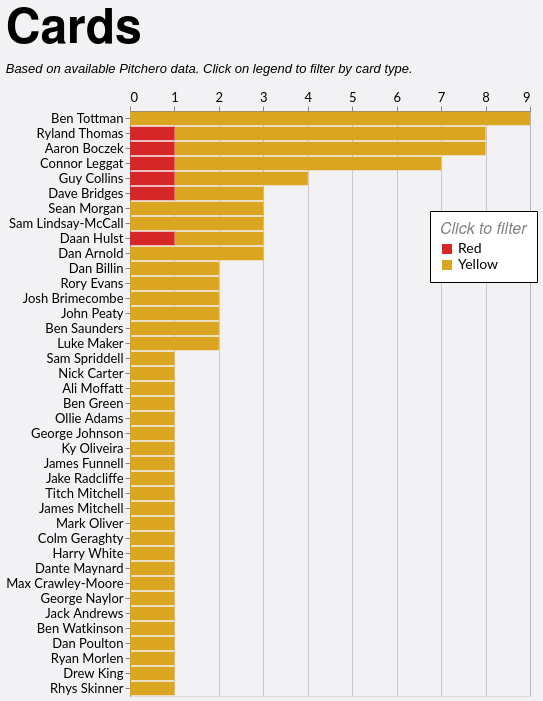

Write the Vega-Lite specification saved for this chart.
### Vega-Lite specification from a JSON file in a GitHub repository (floating-point values rounded to 4 significant figures)
{"config": {"axis": {"labelFont": "Lato, sans-serif", "titleFont": "PT Sans Narrow, Helvetica Neue, Helvetica, Arial, sans-serif", "labelFontSize": 13, "titleFontSize": 24, "gridColor": "#202947", "gridOpacity": 0.2}, "header": {"labelFont": "PT Sans Narrow, Helvetica Neue, Helvetica, Arial, sans-serif", "titleFont": "PT Sans Narrow, Helvetica Neue, Helvetica, Arial, sans-serif", "labelFontSize": 24, "titleFontSize": 28, "labelFontWeight": "bold", "orient": "left"}, "legend": {"labelFont": "Lato, sans-serif", "titleFont": "PT Sans Narrow, Helvetica Neue, Helvetica, Arial, sans-serif", "labelFontSize": 14, "titleFontSize": 16, "titlePadding": 5, "fillColor": "white", "strokeColor": "black", "padding": 10, "titleFontWeight": "lighter", "titleFontStyle": "italic", "titleColor": "gray", "offset": 10}, "title": {"font": "PT Sans Narrow, Helvetica Neue, Helvetica, Arial, sans-serif", "fontSize": 48, "fontWeight": "bold", "anchor": "start", "align": "center", "titlePadding": 20, "subtitlePadding": 10, "subtitleFontSize": 13, "subtitleColor": "", "subtitleFontStyle": "italic", "offset": 15, "color": "black"}, "axisX": {"labelAngle": 0}, "facet": {"title": null, "header": null, "align": {"row": "each", "column": "each"}}, "resolve": {"scale": {"y": "independent", "facet": "independent"}}, "background": "#f2f1f4"}, "data": {"name": "data-599d343f5e2c20fb7b5df59362a0dabd"}, "mark": {"type": "bar"}, "encoding": {"color": {"field": "event", "legend": {"legendX": 300, "legendY": 100, "orient": "none", "title": "Click to filter"}, "scale": {"domain": ["Red", "Yellow"], "range": ["#d62728", "goldenrod"]}, "type": "nominal"}, "tooltip": [{"field": "player", "title": "Player", "type": "nominal"}, {"field": "event", "title": "Card Type", "type": "nominal"}, {"aggregate": "sum", "field": "count", "title": "Cards", "type": "quantitative"}, {"aggregate": "sum", "field": "A", "title": "Games", "type": "quantitative"}], "x": {"aggregate": "sum", "axis": {"format": "d", "orient": "top", "title": null}, "field": "count", "type": "quantitative"}, "y": {"field": "player", "sort": "-x", "title": null, "type": "nominal"}}, "height": {"step": 15}, "title": {"text": "Cards", "subtitle": "Based on available Pitchero data. Click on legend to filter by card type."}, "width": 400, "$schema": "https://vega.github.io/schema/vega-lite/v5.20.1.json", "datasets": {"data-599d343f5e2c20fb7b5df59362a0dabd": [{"player": "Sam Spriddell", "season": "2023/24", "squad": "1st", "player_join": "S Spriddell", "A": 11, "event": "Yellow", "count": 1}, {"player": "Dan Billin", "season": "2023/24", "squad": "1st", "player_join": "D Billin", "A": 20, "event": "Yellow", "count": 2}, {"player": "Nick Carter", "season": "2021/22", "squad": "1st", "player_join": "N Carter", "A": 4, "event": "Yellow", "count": 1}, {"player": "Ali Moffatt", "season": "2025/26", "squad": "1st", "player_join": "A Moffatt", "A": 4, "event": "Yellow", "count": 1}, {"player": "Ben Green", "season": "2024/25", "squad": "2nd", "player_join": "B Green", "A": 13, "event": "Yellow", "count": 1}, {"player": "Dave Bridges", "season": "2023/24", "squad": "1st", "player_join": "D Bridges", "A": 17, "event": "Yellow", "count": 1}, {"player": "Dave Bridges", "season": "2022/23", "squad": "1st", "player_join": "D Bridges", "A": 15, "event": "Yellow", "count": 1}, {"player": "Dave Bridges", "season": "2023/24", "squad": "1st", "player_join": "D Bridges", "A": 17, "event": "Red", "count": 1}, {"player": "Ollie Adams", "season": "2023/24", "squad": "2nd", "player_join": "O Adams", "A": 1, "event": "Yellow", "count": 1}, {"player": "Connor Leggat", "season": "2024/25", "squad": "1st", "player_join": "C Leggat", "A": 11, "event": "Yellow", "count": 3}, {"player": "Ryland Thomas", "season": "2022/23", "squad": "2nd", "player_join": "R Thomas", "A": 4, "event": "Yellow", "count": 1}, {"player": "Connor Leggat", "season": "2022/23", "squad": "1st", "player_join": "C Leggat", "A": 9, "event": "Yellow", "count": 1}, {"player": "Ryland Thomas", "season": "2024/25", "squad": "1st", "player_join": "R Thomas", "A": 18, "event": "Yellow", "count": 1}, {"player": "Connor Leggat", "season": "2019/20", "squad": "1st", "player_join": "C Leggat", "A": 11, "event": "Yellow", "count": 1}, {"player": "Ryland Thomas", "season": "2024/25", "squad": "1st", "player_join": "R Thomas", "A": 18, "event": "Red", "count": 1}, {"player": "Connor Leggat", "season": "2018/19", "squad": "1st", "player_join": "C Leggat", "A": 13, "event": "Yellow", "count": 1}, {"player": "Ryland Thomas", "season": "2023/24", "squad": "1st", "player_join": "R Thomas", "A": 25, "event": "Yellow", "count": 3}, {"player": "Connor Leggat", "season": "2022/23", "squad": "1st", "player_join": "C Leggat", "A": 9, "event": "Red", "count": 1}, {"player": "Ryland Thomas", "season": "2022/23", "squad": "1st", "player_join": "R Thomas", "A": 8, "event": "Yellow", "count": 2}, {"player": "Rory Evans", "season": "2023/24", "squad": "2nd", "player_join": "R Evans", "A": 10, "event": "Yellow", "count": 1}, {"player": "Aaron Boczek", "season": "2024/25", "squad": "2nd", "player_join": "A Boczek", "A": 3, "event": "Yellow", "count": 2}, {"player": "Rory Evans", "season": "2021/22", "squad": "2nd", "player_join": "R Evans", "A": 15, "event": "Yellow", "count": 1}, {"player": "Aaron Boczek", "season": "2025/26", "squad": "1st", "player_join": "A Boczek", "A": 7, "event": "Yellow", "count": 2}, {"player": "Aaron Boczek", "season": "2024/25", "squad": "1st", "player_join": "A Boczek", "A": 4, "event": "Yellow", "count": 1}, {"player": "Aaron Boczek", "season": "2024/25", "squad": "1st", "player_join": "A Boczek", "A": 4, "event": "Red", "count": 1}, {"player": "Aaron Boczek", "season": "2023/24", "squad": "1st", "player_join": "A Boczek", "A": 21, "event": "Yellow", "count": 2}, {"player": "Sean Morgan", "season": "2023/24", "squad": "1st", "player_join": "S Morgan", "A": 2, "event": "Yellow", "count": 1}, {"player": "Sean Morgan", "season": "2022/23", "squad": "1st", "player_join": "S Morgan", "A": 8, "event": "Yellow", "count": 1}, {"player": "Sean Morgan", "season": "2021/22", "squad": "1st", "player_join": "S Morgan", "A": 10, "event": "Yellow", "count": 1}, {"player": "Josh Brimecombe", "season": "2021/22", "squad": "2nd", "player_join": "J Brimecombe", "A": 6, "event": "Yellow", "count": 1}, {"player": "Sam Lindsay-McCall", "season": "2023/24", "squad": "1st", "player_join": "S Lindsay", "A": 22, "event": "Yellow", "count": 1}, {"player": "George Johnson", "season": "2022/23", "squad": "1st", "player_join": "G Johnson", "A": 17, "event": "Yellow", "count": 1}, {"player": "Ky Oliveira", "season": "2022/23", "squad": "2nd", "player_join": "K Oliveira", "A": 2, "event": "Yellow", "count": 1}, {"player": "Josh Brimecombe", "season": "2024/25", "squad": "1st", "player_join": "J Brimecombe", "A": 19, "event": "Yellow", "count": 1}, {"player": "Sam Lindsay-McCall", "season": "2021/22", "squad": "1st", "player_join": "S Lindsay", "A": 13, "event": "Yellow", "count": 2}, {"player": "James Funnell", "season": "2021/22", "squad": "1st", "player_join": "J Funnell", "A": 12, "event": "Yellow", "count": 1}, {"player": "Jake Radcliffe", "season": "2023/24", "squad": "1st", "player_join": "J Radcliffe", "A": 18, "event": "Yellow", "count": 1}, {"player": "John Peaty", "season": "2025/26", "squad": "1st", "player_join": "J Peaty", "A": 6, "event": "Yellow", "count": 1}, {"player": "Titch Mitchell", "season": "2022/23", "squad": "1st", "player_join": "T Mitchell", "A": 2, "event": "Yellow", "count": 1}, {"player": "James Mitchell", "season": "2022/23", "squad": "1st", "player_join": "T Mitchell", "A": 2, "event": "Yellow", "count": 1}, {"player": "John Peaty", "season": "2023/24", "squad": "1st", "player_join": "J Peaty", "A": 13, "event": "Yellow", "count": 1}, {"player": "Guy Collins", "season": "2024/25", "squad": "1st", "player_join": "G Collins", "A": 20, "event": "Yellow", "count": 2}, {"player": "Mark Oliver", "season": "2023/24", "squad": "1st", "player_join": "M Oliver", "A": 5, "event": "Yellow", "count": 1}, {"player": "Colm Geraghty", "season": "2023/24", "squad": "1st", "player_join": "C Geraghty", "A": 7, "event": "Yellow", "count": 1}, {"player": "Harry White", "season": "2023/24", "squad": "1st", "player_join": "H White", "A": 7, "event": "Yellow", "count": 1}, {"player": "Dante Maynard", "season": "2024/25", "squad": "1st", "player_join": "D Maynard", "A": 1, "event": "Yellow", "count": 1}, {"player": "Guy Collins", "season": "2024/25", "squad": "1st", "player_join": "G Collins", "A": 20, "event": "Red", "count": 1}, {"player": "Guy Collins", "season": "2022/23", "squad": "1st", "player_join": "G Collins", "A": 17, "event": "Yellow", "count": 1}, {"player": "Ben Saunders", "season": "2022/23", "squad": "1st", "player_join": "B Saunders", "A": 7, "event": "Yellow", "count": 1}, {"player": "Luke Maker", "season": "2024/25", "squad": "1st", "player_join": "L Maker", "A": 14, "event": "Yellow", "count": 1}, {"player": "Ben Saunders", "season": "2019/20", "squad": "1st", "player_join": "B Saunders", "A": 6, "event": "Yellow", "count": 1}, {"player": "Luke Maker", "season": "2023/24", "squad": "1st", "player_join": "L Maker", "A": 13, "event": "Yellow", "count": 1}, {"player": "Ben Tottman", "season": "2025/26", "squad": "1st", "player_join": "B Tottman", "A": 5, "event": "Yellow", "count": 1}, {"player": "Max Crawley-Moore", "season": "2023/24", "squad": "1st", "player_join": "M Crawley-Moore", "A": 16, "event": "Yellow", "count": 1}, {"player": "George Naylor", "season": "2024/25", "squad": "2nd", "player_join": "G Naylor", "A": 10, "event": "Yellow", "count": 1}, {"player": "Ben Tottman", "season": "2024/25", "squad": "1st", "player_join": "B Tottman", "A": 19, "event": "Yellow", "count": 3}, {"player": "Ben Tottman", "season": "2023/24", "squad": "1st", "player_join": "B Tottman", "A": 25, "event": "Yellow", "count": 2}, {"player": "Ben Tottman", "season": "2022/23", "squad": "1st", "player_join": "B Tottman", "A": 19, "event": "Yellow", "count": 2}, {"player": "Ben Tottman", "season": "2019/20", "squad": "1st", "player_join": "B Tottman", "A": 12, "event": "Yellow", "count": 1}, {"player": "Jack Andrews", "season": "2023/24", "squad": "2nd", "player_join": "J Andrews", "A": 8, "event": "Yellow", "count": 1}, {"player": "Daan Hulst", "season": "2024/25", "squad": "2nd", "player_join": "D Hulst", "A": 4, "event": "Yellow", "count": 1}, {"player": "Daan Hulst", "season": "2023/24", "squad": "2nd", "player_join": "D Hulst", "A": 7, "event": "Yellow", "count": 1}, {"player": "Daan Hulst", "season": "2018/19", "squad": "1st", "player_join": "D Hulst", "A": 10, "event": "Red", "count": 1}, {"player": "Ben Watkinson", "season": "2023/24", "squad": "2nd", "player_join": "B Watkinson", "A": 11, "event": "Yellow", "count": 1}, {"player": "Dan Poulton", "season": "2022/23", "squad": "1st", "player_join": "D Poulton", "A": 17, "event": "Yellow", "count": 1}, {"player": "Ryan Morlen", "season": "2024/25", "squad": "2nd", "player_join": "R Morlen", "A": 6, "event": "Yellow", "count": 1}, {"player": "Drew King", "season": "2019/20", "squad": "1st", "player_join": "D King", "A": 7, "event": "Yellow", "count": 1}, {"player": "Dan Arnold", "season": "2019/20", "squad": "1st", "player_join": "D Arnold", "A": 12, "event": "Yellow", "count": 2}, {"player": "Rhys Skinner", "season": "2024/25", "squad": "1st", "player_join": "R Skinner", "A": 4, "event": "Yellow", "count": 1}, {"player": "Dan Arnold", "season": "2017/18", "squad": "1st", "player_join": "D Arnold", "A": 15, "event": "Yellow", "count": 1}]}}
